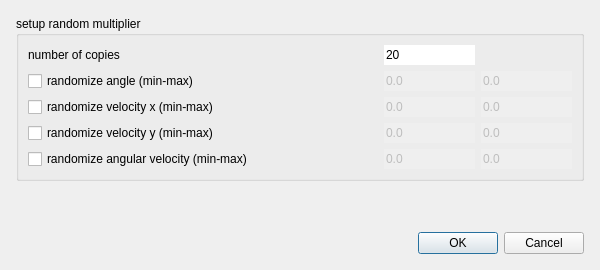
<?xml version="1.0" encoding="UTF-8"?>
<ui version="4.0">
 <class>RandomMultiplierDialog</class>
 <widget class="QDialog" name="RandomMultiplierDialog">
  <property name="geometry">
   <rect>
    <x>0</x>
    <y>0</y>
    <width>600</width>
    <height>270</height>
   </rect>
  </property>
  <property name="minimumSize">
   <size>
    <width>600</width>
    <height>0</height>
   </size>
  </property>
  <property name="windowTitle">
   <string>random multiplier</string>
  </property>
  <layout class="QGridLayout" name="gridLayout">
   <property name="leftMargin">
    <number>16</number>
   </property>
   <property name="topMargin">
    <number>16</number>
   </property>
   <property name="rightMargin">
    <number>16</number>
   </property>
   <property name="bottomMargin">
    <number>16</number>
   </property>
   <property name="spacing">
    <number>16</number>
   </property>
   <item row="0" column="0">
    <widget class="QGroupBox" name="groupBox">
     <property name="title">
      <string>setup random multiplier</string>
     </property>
     <property name="flat">
      <bool>true</bool>
     </property>
     <layout class="QGridLayout" name="gridLayout_2" columnminimumwidth="350,0,0">
      <item row="0" column="0">
       <widget class="QLabel" name="label">
        <property name="text">
         <string>number of copies</string>
        </property>
       </widget>
      </item>
      <item row="0" column="1">
       <widget class="QLineEdit" name="numberEdit">
        <property name="text">
         <string>20</string>
        </property>
        <property name="frame">
         <bool>false</bool>
        </property>
       </widget>
      </item>
      <item row="1" column="0">
       <widget class="QCheckBox" name="randomizeAngleCheckBox">
        <property name="text">
         <string>randomize angle (min-max)</string>
        </property>
       </widget>
      </item>
      <item row="1" column="1">
       <widget class="QLineEdit" name="minAngleEdit">
        <property name="enabled">
         <bool>false</bool>
        </property>
        <property name="text">
         <string>0.0</string>
        </property>
        <property name="frame">
         <bool>false</bool>
        </property>
       </widget>
      </item>
      <item row="1" column="2">
       <widget class="QLineEdit" name="maxAngleEdit">
        <property name="enabled">
         <bool>false</bool>
        </property>
        <property name="text">
         <string>0.0</string>
        </property>
        <property name="frame">
         <bool>false</bool>
        </property>
       </widget>
      </item>
      <item row="2" column="0">
       <widget class="QCheckBox" name="randomizeVelXcheckBox">
        <property name="text">
         <string>randomize velocity x (min-max)</string>
        </property>
       </widget>
      </item>
      <item row="2" column="1">
       <widget class="QLineEdit" name="minVelXEdit">
        <property name="enabled">
         <bool>false</bool>
        </property>
        <property name="text">
         <string>0.0</string>
        </property>
        <property name="frame">
         <bool>false</bool>
        </property>
       </widget>
      </item>
      <item row="2" column="2">
       <widget class="QLineEdit" name="maxVelXEdit">
        <property name="enabled">
         <bool>false</bool>
        </property>
        <property name="text">
         <string>0.0</string>
        </property>
        <property name="frame">
         <bool>false</bool>
        </property>
       </widget>
      </item>
      <item row="3" column="0">
       <widget class="QCheckBox" name="randomizeVelYcheckBox">
        <property name="text">
         <string>randomize velocity y (min-max)</string>
        </property>
       </widget>
      </item>
      <item row="3" column="1">
       <widget class="QLineEdit" name="minVelYEdit">
        <property name="enabled">
         <bool>false</bool>
        </property>
        <property name="text">
         <string>0.0</string>
        </property>
        <property name="frame">
         <bool>false</bool>
        </property>
       </widget>
      </item>
      <item row="3" column="2">
       <widget class="QLineEdit" name="maxVelYEdit">
        <property name="enabled">
         <bool>false</bool>
        </property>
        <property name="text">
         <string>0.0</string>
        </property>
        <property name="frame">
         <bool>false</bool>
        </property>
       </widget>
      </item>
      <item row="4" column="0">
       <widget class="QCheckBox" name="randomizeAngVelCheckBox">
        <property name="text">
         <string>randomize angular velocity (min-max)</string>
        </property>
       </widget>
      </item>
      <item row="4" column="1">
       <widget class="QLineEdit" name="minAngVelEdit">
        <property name="enabled">
         <bool>false</bool>
        </property>
        <property name="text">
         <string>0.0</string>
        </property>
        <property name="frame">
         <bool>false</bool>
        </property>
       </widget>
      </item>
      <item row="4" column="2">
       <widget class="QLineEdit" name="maxAngVelEdit">
        <property name="enabled">
         <bool>false</bool>
        </property>
        <property name="text">
         <string>0.0</string>
        </property>
        <property name="frame">
         <bool>false</bool>
        </property>
       </widget>
      </item>
     </layout>
    </widget>
   </item>
   <item row="2" column="0">
    <widget class="QDialogButtonBox" name="buttonBox">
     <property name="orientation">
      <enum>Qt::Horizontal</enum>
     </property>
     <property name="standardButtons">
      <set>QDialogButtonBox::Cancel|QDialogButtonBox::Ok</set>
     </property>
    </widget>
   </item>
   <item row="1" column="0">
    <spacer name="verticalSpacer">
     <property name="orientation">
      <enum>Qt::Vertical</enum>
     </property>
     <property name="sizeHint" stdset="0">
      <size>
       <width>20</width>
       <height>40</height>
      </size>
     </property>
    </spacer>
   </item>
  </layout>
 </widget>
 <tabstops>
  <tabstop>numberEdit</tabstop>
  <tabstop>randomizeAngleCheckBox</tabstop>
  <tabstop>minAngleEdit</tabstop>
  <tabstop>maxAngleEdit</tabstop>
  <tabstop>randomizeVelXcheckBox</tabstop>
  <tabstop>minVelXEdit</tabstop>
  <tabstop>maxVelXEdit</tabstop>
  <tabstop>randomizeVelYcheckBox</tabstop>
  <tabstop>minVelYEdit</tabstop>
  <tabstop>maxVelYEdit</tabstop>
  <tabstop>randomizeAngVelCheckBox</tabstop>
  <tabstop>minAngVelEdit</tabstop>
  <tabstop>maxAngVelEdit</tabstop>
 </tabstops>
 <resources/>
 <connections>
  <connection>
   <sender>buttonBox</sender>
   <signal>rejected()</signal>
   <receiver>RandomMultiplierDialog</receiver>
   <slot>reject()</slot>
   <hints>
    <hint type="sourcelabel">
     <x>332</x>
     <y>244</y>
    </hint>
    <hint type="destinationlabel">
     <x>286</x>
     <y>260</y>
    </hint>
   </hints>
  </connection>
  <connection>
   <sender>randomizeVelXcheckBox</sender>
   <signal>toggled(bool)</signal>
   <receiver>minVelXEdit</receiver>
   <slot>setEnabled(bool)</slot>
   <hints>
    <hint type="sourcelabel">
     <x>214</x>
     <y>125</y>
    </hint>
    <hint type="destinationlabel">
     <x>377</x>
     <y>119</y>
    </hint>
   </hints>
  </connection>
  <connection>
   <sender>randomizeVelXcheckBox</sender>
   <signal>toggled(bool)</signal>
   <receiver>maxVelXEdit</receiver>
   <slot>setEnabled(bool)</slot>
   <hints>
    <hint type="sourcelabel">
     <x>114</x>
     <y>113</y>
    </hint>
    <hint type="destinationlabel">
     <x>453</x>
     <y>118</y>
    </hint>
   </hints>
  </connection>
  <connection>
   <sender>randomizeVelYcheckBox</sender>
   <signal>toggled(bool)</signal>
   <receiver>minVelYEdit</receiver>
   <slot>setEnabled(bool)</slot>
   <hints>
    <hint type="sourcelabel">
     <x>169</x>
     <y>148</y>
    </hint>
    <hint type="destinationlabel">
     <x>375</x>
     <y>147</y>
    </hint>
   </hints>
  </connection>
  <connection>
   <sender>randomizeVelYcheckBox</sender>
   <signal>toggled(bool)</signal>
   <receiver>maxVelYEdit</receiver>
   <slot>setEnabled(bool)</slot>
   <hints>
    <hint type="sourcelabel">
     <x>227</x>
     <y>145</y>
    </hint>
    <hint type="destinationlabel">
     <x>465</x>
     <y>148</y>
    </hint>
   </hints>
  </connection>
  <connection>
   <sender>randomizeAngVelCheckBox</sender>
   <signal>toggled(bool)</signal>
   <receiver>minAngVelEdit</receiver>
   <slot>setEnabled(bool)</slot>
   <hints>
    <hint type="sourcelabel">
     <x>237</x>
     <y>180</y>
    </hint>
    <hint type="destinationlabel">
     <x>363</x>
     <y>174</y>
    </hint>
   </hints>
  </connection>
  <connection>
   <sender>randomizeAngVelCheckBox</sender>
   <signal>toggled(bool)</signal>
   <receiver>maxAngVelEdit</receiver>
   <slot>setEnabled(bool)</slot>
   <hints>
    <hint type="sourcelabel">
     <x>204</x>
     <y>176</y>
    </hint>
    <hint type="destinationlabel">
     <x>467</x>
     <y>177</y>
    </hint>
   </hints>
  </connection>
  <connection>
   <sender>randomizeAngleCheckBox</sender>
   <signal>toggled(bool)</signal>
   <receiver>minAngleEdit</receiver>
   <slot>setEnabled(bool)</slot>
   <hints>
    <hint type="sourcelabel">
     <x>97</x>
     <y>85</y>
    </hint>
    <hint type="destinationlabel">
     <x>365</x>
     <y>87</y>
    </hint>
   </hints>
  </connection>
  <connection>
   <sender>randomizeAngleCheckBox</sender>
   <signal>toggled(bool)</signal>
   <receiver>maxAngleEdit</receiver>
   <slot>setEnabled(bool)</slot>
   <hints>
    <hint type="sourcelabel">
     <x>184</x>
     <y>87</y>
    </hint>
    <hint type="destinationlabel">
     <x>453</x>
     <y>87</y>
    </hint>
   </hints>
  </connection>
 </connections>
</ui>
